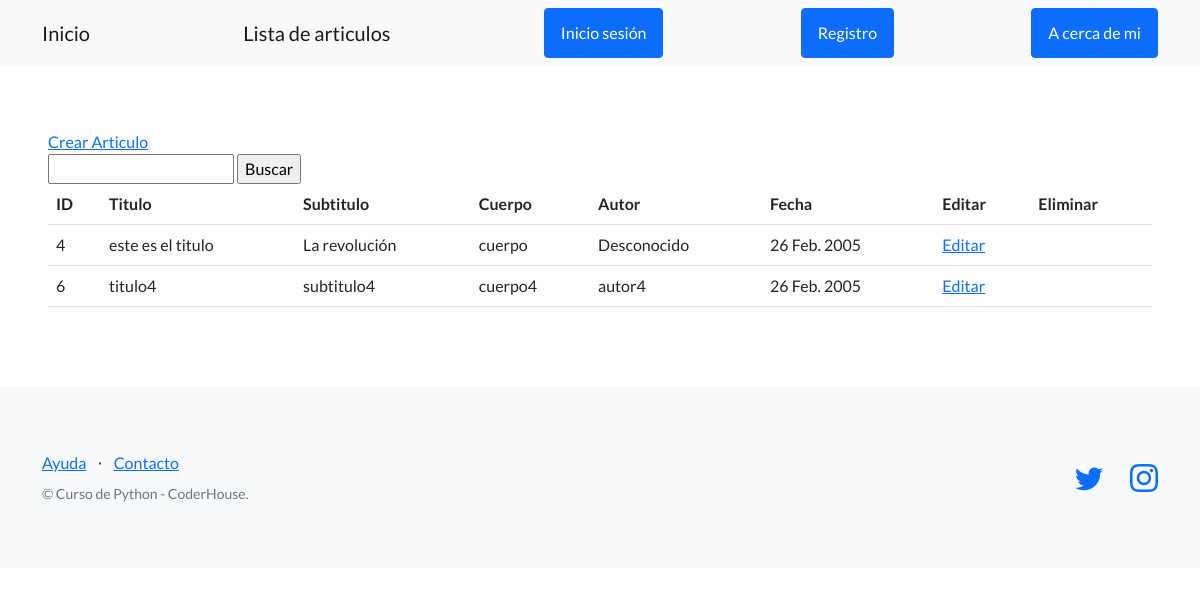
Page /info/articulos/ on the earlier database version.
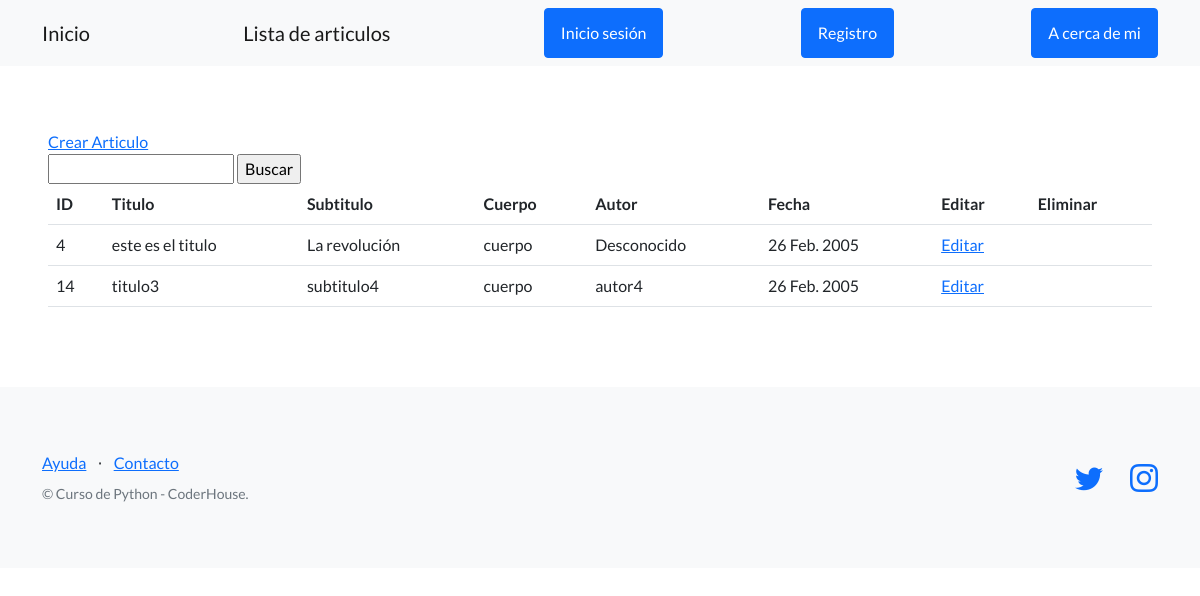
Same page on the later database version.
### articulos/models.py (models this page shows, shortened)
class Articulo(models.Model):
    titulo = models.CharField(max_length=164)
    subtitulo = models.CharField(max_length=164)
    cuerpo = models.CharField(max_length=254)
    autor = models.CharField(max_length=164)
    fecha = models.DateField()
    creador = models.ForeignKey(User, on_delete=models.SET_NULL, null=True)

### articulos/views.py (the view)
# urls.py: path('articulos/', listar_articulos, name="lista_articulos"),
def listar_articulos(request):
    contexto = {
        "articulos": Articulo.objects.all()
    }
    http_response = render(
        request=request,
        template_name='articulos/lista_articulos.html',
        context=contexto,
    )
    return http_response

### articulos/templates/articulos/lista_articulos.html (shortened to what this page needs)
{% extends "articulos/base.html" %}
{% block contenido %}
<section>
    <a href="{% url 'crear_articulos' %}">Crear Articulo</a>
    <form action="{% url 'buscar_articulos' %}" method="post">
        <input type="text" name="busqueda">
        <input type="submit" value="Buscar">
    </form>
    <table class="table">
        <tbody>
            <tr>
                <th>ID</th>
                <th>Titulo</th>
                <th>Subtitulo</th>
                <th>Cuerpo</th>
                <th>Autor</th>
                <th>Fecha</th>
                <th>Editar</th>
                <th>Eliminar</th>
            </tr>
            {% for articulo in articulos %}
            <tr>
                <td>{{ articulo.id }}</td>
                <td>{{ articulo.titulo }}</td>
                <td>{{ articulo.subtitulo }}</td>
                <td>{{ articulo.cuerpo }}</td>
                <td>{{ articulo.autor }}</td>
                <td>{{ articulo.fecha }}</td>
                <td>
                    <a href="{% url 'editar_articulos' articulo.id %}">Editar</a>
                </td>
                <td>
                </td>
            </tr>
            {% endfor %}
        </tbody>
    </table>
</section>
{% endblock contenido %}

### articulos/templates/articulos/base.html (shortened to what this page needs)
{% load static %}
<!DOCTYPE html>
<html lang="en">
    <head>
        <link href="https://cdn.jsdelivr.net/npm/bootstrap-icons@1.5.0/font/bootstrap-icons.css" rel="stylesheet" type="text/css" />
        <link href="{% static 'css/styles.css' %}" rel="stylesheet"/>
    </head>
    <body>
        <nav class="navbar navbar-light bg-light static-top">
            <div class="container">
                <a class="navbar-brand" href="{% url 'inicio' %}">Inicio</a>
                <a class="navbar-brand" href="{% url 'lista_articulos' %}">Lista de articulos</a>
                {% if user.is_authenticated %}
                <div class="dropdown">
                    <button class="btn btn-secondary dropdown-toggle" type="button" id="dropdownMenu1" data-bs-toggle="dropdown" aria-expanded="false" >
                        <div style="display: inline-flex;">
                            <span>{{ user.username }}</span>
                        </div>
                    </button>
                    <ul class="dropdown-menu" aria-labelledby="dropdownMenuButton1">
                        <li>
                            <a class="dropdown-item" href="{% url 'editar_perfil' %}">Editar mis datos</a>
                        </li>
                        <li>
                            <a class="dropdown-item" href="{% url 'agregar_avatar' %}">Agregar Imagen</a>
                        </li>
                        <li>
                            <a class="dropdown-item" href="{% url 'logout' %}"><strong>Cerrar Sesión</strong></a>
                        </li>
                    </ul>
                </div>
                {% else %}
                <a class="btn btn-primary" href="{% url 'login' %}">Inicio sesión</a>
                <a class="btn btn-primary" href="{% url 'registro' %}">Registro</a>
                <a class="btn btn-primary" href="{% url 'about' %}">A cerca de mi</a>
                {% endif %}
            </div>
        </nav>
        <section style="padding:4rem 3rem;">
           {% block contenido %}
           {% endblock contenido %}
        </section>
        <footer class="footer bg-light">
            <div class="container">
                <div class="row">
                    <div class="col-lg-6 h-100 text-center text-lg-start my-auto">
                        <ul class="list-inline mb-2">
                            <li class="list-inline-item"><a href="#!">Ayuda</a></li>
                            <li class="list-inline-item">⋅</li>
                            <li class="list-inline-item"><a href="#!">Contacto</a></li>
                        </ul>
                        <p class="text-muted small mb-4 mb-lg-0">&copy; Curso de Python - CoderHouse.</p>
                    </div>
                    <div class="col-lg-6 h-100 text-center text-lg-end my-auto">
                        <ul class="list-inline mb-0">
                            <li class="list-inline-item me-4">
                                <a href="https://twitter.com/coderhouse"><i class="bi-twitter fs-3"></i></a>
                            </li>
                            <li class="list-inline-item">
                                <a href="https://www.instagram.com/coderhouse/?hl=es"><i class="bi-instagram fs-3"></i></a>
                            </li>
                        </ul>
                    </div>
                </div>
            </div>
        </footer>
    </body>
</html>

Differences in the rows shown:
removed Articulo: id "6", titulo "titulo4", subtitulo "subtitulo4", cuerpo "cuerpo4", autor "autor4", fecha "26 Feb. 2005"
added Articulo: id "14", titulo "titulo3", subtitulo "subtitulo4", cuerpo "cuerpo", autor "autor4", fecha "26 Feb. 2005"
